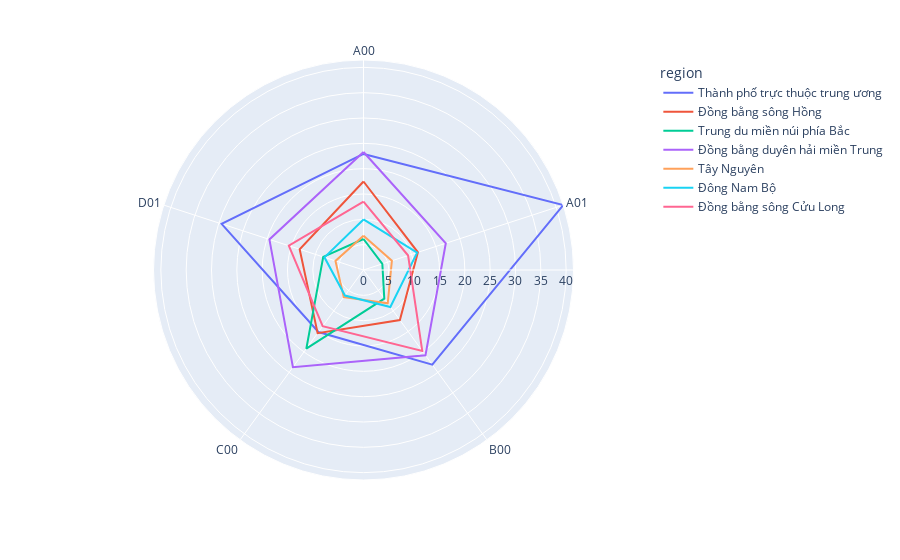

The notebook cell saved with this chart:
### Code cell
import plotly.express as px
import pandas as pd

           
fig = px.line_polar(block_count_by_region, r = 'percentage', theta = 'block_id', line_close = True, color   = 'region')
#fig.update_traces(fill = 'toself')
plt.savefig("new12.png",dpi=400) 
#Lưu biểu đồ vào file new12.png, độ phân giải dpi=400
fig.show()

### Figure 1 — Plotly figure (JSON) as saved in the notebook; plotly's stock layout.template omitted (floating-point values rounded to 4 significant figures)
{"data": [{"hovertemplate": "region=Thành phố trực thuộc trung ương<br>percentage=%{r}<br>block_id=%{theta}<extra></extra>", "legendgroup": "Thành phố trực thuộc trung ương", "line": {"color": "#636efa", "dash": "solid"}, "marker": {"symbol": "circle"}, "mode": "lines", "name": "Thành phố trực thuộc trung ương", "r": [22.91, 41.45, 23.1, 15.13, 29.45, 22.91], "showlegend": true, "subplot": "polar", "theta": ["A00", "A01", "B00", "C00", "D01", "A00"], "type": "scatterpolar"}, {"hovertemplate": "region=Đồng bằng sông Hồng<br>percentage=%{r}<br>block_id=%{theta}<extra></extra>", "legendgroup": "Đồng bằng sông Hồng", "line": {"color": "#EF553B", "dash": "solid"}, "marker": {"symbol": "circle"}, "mode": "lines", "name": "Đồng bằng sông Hồng", "r": [17.47, 11.29, 12.22, 15.4, 13.25, 17.47], "showlegend": true, "subplot": "polar", "theta": ["A00", "A01", "B00", "C00", "D01", "A00"], "type": "scatterpolar"}, {"hovertemplate": "region=Trung du miền núi phía Bắc<br>percentage=%{r}<br>block_id=%{theta}<extra></extra>", "legendgroup": "Trung du miền núi phía Bắc", "line": {"color": "#00cc96", "dash": "solid"}, "marker": {"symbol": "circle"}, "mode": "lines", "name": "Trung du miền núi phía Bắc", "r": [6.12, 3.91, 6.98, 19.2, 8.36, 6.12], "showlegend": true, "subplot": "polar", "theta": ["A00", "A01", "B00", "C00", "D01", "A00"], "type": "scatterpolar"}, {"hovertemplate": "region=Đồng bằng duyên hải miền Trung<br>percentage=%{r}<br>block_id=%{theta}<extra></extra>", "legendgroup": "Đồng bằng duyên hải miền Trung", "line": {"color": "#ab63fa", "dash": "solid"}, "marker": {"symbol": "circle"}, "mode": "lines", "name": "Đồng bằng duyên hải miền Trung", "r": [23.29, 17.08, 20.81, 23.7, 19.53, 23.29], "showlegend": true, "subplot": "polar", "theta": ["A00", "A01", "B00", "C00", "D01", "A00"], "type": "scatterpolar"}, {"hovertemplate": "region=Tây Nguyên<br>percentage=%{r}<br>block_id=%{theta}<extra></extra>", "legendgroup": "Tây Nguyên", "line": {"color": "#FFA15A", "dash": "solid"}, "marker": {"symbol": "circle"}, "mode": "lines", "name": "Tây Nguyên", "r": [6.76, 5.89, 8.14, 6.63, 5.82, 6.76], "showlegend": true, "subplot": "polar", "theta": ["A00", "A01", "B00", "C00", "D01", "A00"], "type": "scatterpolar"}, {"hovertemplate": "region=Đông Nam Bộ<br>percentage=%{r}<br>block_id=%{theta}<extra></extra>", "legendgroup": "Đông Nam Bộ", "line": {"color": "#19d3f3", "dash": "solid"}, "marker": {"symbol": "circle"}, "mode": "lines", "name": "Đông Nam Bộ", "r": [9.98, 11.13, 9.02, 6.23, 8.1, 9.98], "showlegend": true, "subplot": "polar", "theta": ["A00", "A01", "B00", "C00", "D01", "A00"], "type": "scatterpolar"}, {"hovertemplate": "region=Đồng bằng sông Cửu Long<br>percentage=%{r}<br>block_id=%{theta}<extra></extra>", "legendgroup": "Đồng bằng sông Cửu Long", "line": {"color": "#FF6692", "dash": "solid"}, "marker": {"symbol": "circle"}, "mode": "lines", "name": "Đồng bằng sông Cửu Long", "r": [13.48, 9.26, 19.73, 13.71, 15.5, 13.48], "showlegend": true, "subplot": "polar", "theta": ["A00", "A01", "B00", "C00", "D01", "A00"], "type": "scatterpolar"}], "layout": {"legend": {"title": {"text": "region"}, "tracegroupgap": 0}, "margin": {"t": 60}, "polar": {"angularaxis": {"direction": "clockwise", "rotation": 90}, "domain": {"x": [0, 1], "y": [0, 1]}}}}
